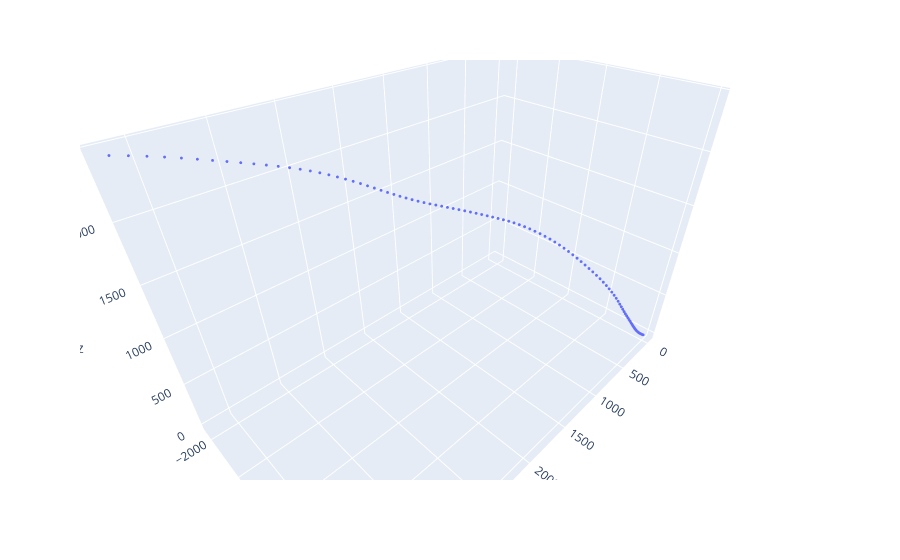

Notebook cell for this chart:
### Code cell
states = sample_singer(10, 1, 1)

fig = ex.scatter_3d(x=states[:,0], y=states[:,1], z=states[:,2])
fig.update_traces(marker_size = 1)
fig
